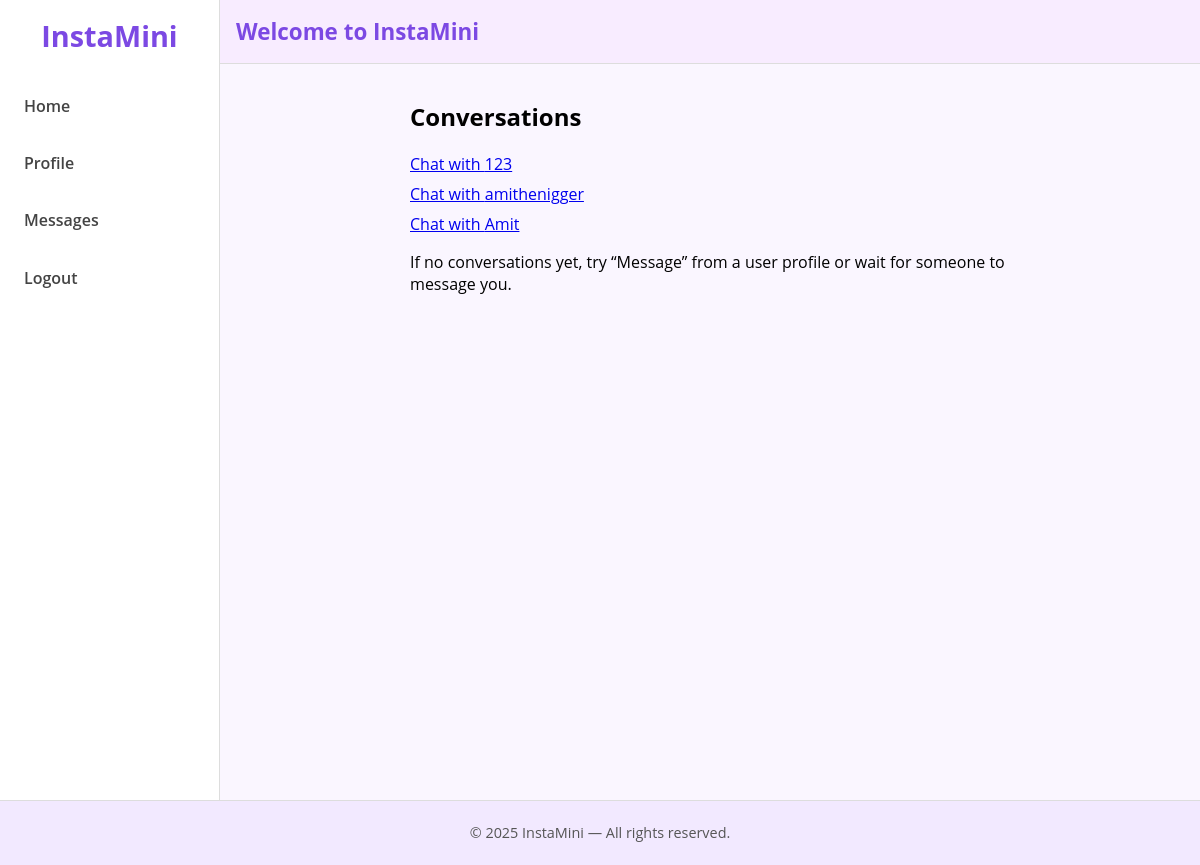
Page /messages (signed in) on the committed database.
### tables this page shows
CREATE TABLE users (
                id INTEGER PRIMARY KEY AUTOINCREMENT,
                username TEXT UNIQUE NOT NULL,
                password_hash TEXT NOT NULL,
                profile_picture TEXT,
                bio TEXT
            );

### app.py (the view)
@app.route("/messages")
def messages_list():
    user_id = get_current_user_id()
    if not user_id:
        return redirect(url_for("login"))
    conn = get_db_connection()
    rows = conn.execute("""
        SELECT DISTINCT u.id, u.username
        FROM messages m
        JOIN users u ON (u.id = m.sender_id OR u.id = m.recipient_id)
        WHERE (m.sender_id=? OR m.recipient_id=?) AND u.id<>?
    """, (user_id, user_id, user_id)).fetchall()
    conn.close()
    partners = [dict(r) for r in rows]
    return render_template("messages.html", conversation_partners=partners)

### app.py (called while the page is built)
def get_db_connection():
    conn = sqlite3.connect(DATABASE)
    conn.row_factory = sqlite3.Row
    return conn

def get_current_user_id():
    return session.get("user_id")

### templates/messages.html (shortened to what this page needs)
{% extends "base.html" %}
{% block content %}
<div class="messages-page animated-fade-in">
  {% if not conversation %}
    <h2>Conversations</h2>
    <ul class="conversation-list">
      {% for partner in conversation_partners %}
        <li>
          <a href="{{ url_for('direct_messages', username=partner['username']) }}">
            Chat with {{ partner['username'] }}
          </a>
        </li>
      {% endfor %}
    </ul>
    <p>If no conversations yet, try “Message” from a user profile or wait for someone to message you.</p>
  {% endif %}
</div>
{% endblock %}

### static/style.css (style rules this page uses)
html, body { margin: 0; padding: 0; background-color: #faf6ff; font-family: 'Open Sans', sans-serif; }
.messages-page { max-width: 600px; margin: 0 auto; }
.conversation-list { list-style: none; padding: 0; }
.conversation-list li { margin: 0.5rem 0; }
.animated-fade-in { animation: fadeIn 0.5s ease forwards; opacity: 0; }

### rows in the picture
users: username "123"
users: username "amithenigger"
users: username "Amit"
